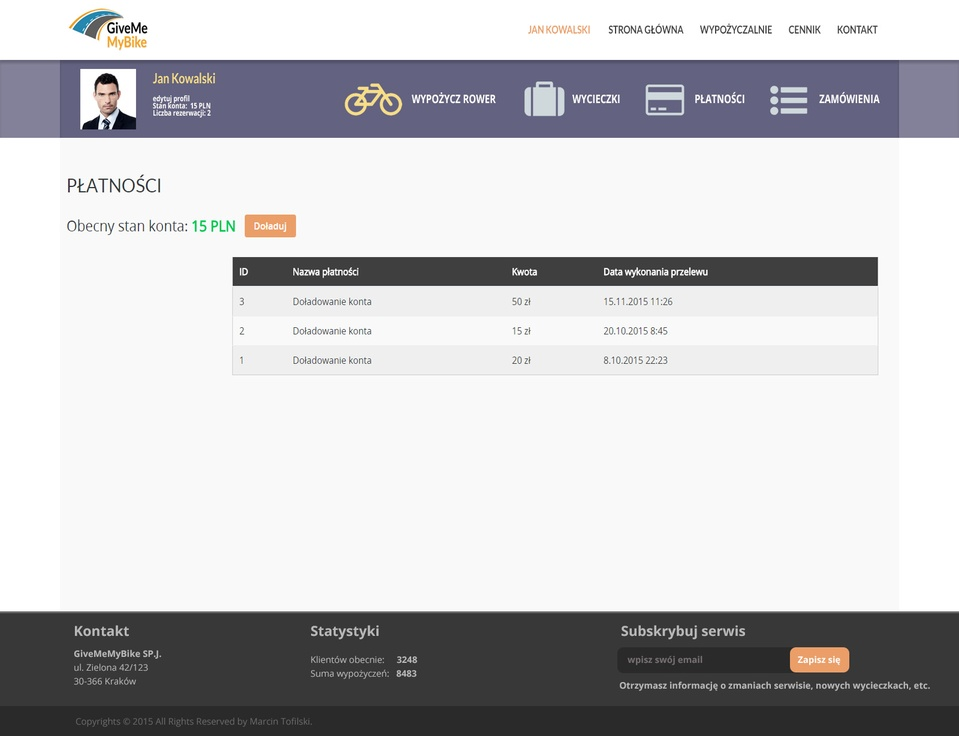
//> input picture GiveMeMybike/src/Projekt3/gmmb_client_payments.jpg, 959 x 736 px, shrunk from 1600 x 1228 before the run
$ ./1481756506_main ../../../../GiveMeMybike/src/Projekt3/gmmb_client_payments.jpg   (built with g++ and OpenCV 4)
//> lines starting //> are read from the running program, lines starting //| are printed output that depends on the picture; after the words box and inside, x2 and y2 are one past the last pixel; in counts of white or black regions, pixels touching at a corner belong together
### OCR/CountMoment/CountMoment/Recognition.h
#pragma once

/* library OpenCV */
#include <opencv2/imgproc/imgproc.hpp>
#include <opencv2/core/core.hpp>
#include <opencv2/highgui/highgui.hpp>

/* library VS */
#include <iostream>
#include <fstream>
#include <stdlib.h>
#include <stdio.h>
#include <vector>
#include <string>

/* My Class */
#include "Windows.h";

using namespace std;

// [7 lines left out: function itos, not called in this run]

class CRecognition {

	cv::Mat image;
	vector<cv::Mat> images;

public:

	CRecognition(cv::Mat image) : image(image) {};
	CRecognition(vector<cv::Mat> images) : images(images) {};
	~CRecognition() { image.release(); for (int i = 0; i < images.size(); i++) images[i].release(); images.clear(); };

	void createFileOfMoments(string fileName) {

		int*	label	= new int[images.size() * 5];
		float** data	= new float*[images.size()];

		int c = 0;
		for (int i = 0; i < 5; i++) {
			for(int j = 1; j < 6; j++){
				label[c] = sToi(fileName.substr(j, 1));
				c++;
			}
		}
		for (int i = 0; i < images.size(); i++) data[i] = countMoment(images[i]);
		for (int i = 0; i < images.size(); i++) imwrite("digit\\" + itos(label[i]) + "_" + itos(i) + ".jpg", images[i]);
		CWindows::addVectorToFile(label, data, "NF.txt", images.size(), 31, 0);
	}

	// [24 lines left out: function result, not called in this run]

private:

	int sToi(string s) {
		int i;
		istringstream iss(s);
		iss >> i;
		//cout << s << "->" << i << endl;
		return i;
	}

	// [125 lines left out: functions GenerationSkryptLibsvm, countMoment, not called in this run]

};

### OCR/CountMoment/CountMoment/PreProcessing.h
#pragma once

/* library OpenCV */
#include <opencv2/imgproc/imgproc.hpp>
#include <opencv2/core/core.hpp>
#include <opencv2/highgui/highgui.hpp>

/* library VS */
#include <iostream>
#include <fstream>
#include <stdlib.h>
#include <stdio.h>

/* My Class */

using namespace std;

class CPreProcessing {

	cv::Mat image;

public:

	CPreProcessing(cv::Mat image) : image(image) {};
	~CPreProcessing() { image.release(); };

	// [69 lines left out: functions SegmentationMaxSize, itos, szkielet, not called in this run]

	void preProcessing(cv::Mat image) {

		cv::Mat tmp = image.clone();
		cv::Mat imageSign = tmp.clone();

		//CPreProcessing::dilate(imageSign, 2, 2);
		//imshow("Z", imageSign);
		//cv::waitKey();
		int size = 5;
		GaussianBlur(imageSign.clone(), imageSign, cv::Size(size, size), 0, 0);

		//Binary
		//threshold(tmp, imageSign, ui.HSBinaryKernel3->value(), 255, ui.HSBinaryElement3->value());
		CPreProcessing::toBinary(imageSign, 200, 0, 0, 0, 0);

		CPreProcessing::removeBlackBackground(imageSign);
		//Change angle
		//CPreProcessing::autoRotate(imageSign, 0);

		//Erode || Dilate
		//CPreProcessing::dilate(imageSign, ui.HSErodeElement3->value(), ui.HSErodeKernel3->value());
		image.release();
		this->image = imageSign.clone();
		imageSign.release();
	}

	// [28 lines left out: function preProcessing2, not called in this run]

	vector<cv::Mat> findSign(cv::Mat image) {

		vector<cv::Mat> vImageSignCell;

		int LIMIT_VALUE_LIGHT_BIT = 170;
		cv::Mat tmp;
		vImageSignCell.clear();

		int cols = image.cols;
		int rows = image.rows;

		int cutStart = 0, cutEnd = 0;	//information about level cutting
		int fromCut = 0, toCut = 0;	//save position column

		int size = 45;
		string help;
		int sum = 0;
		int nImage = 0;

		for (int y = 0; y < cols - 1; y++) {
			sum = CPreProcessing::advCol(image, y, 5);

			if (LIMIT_VALUE_LIGHT_BIT <= sum) {

				if (cutStart == 0) fromCut = y;
				if (cutStart == 1 && cutEnd == 0) { toCut = y; cutEnd = 1; }
				if (cutStart == 1 && cutEnd == 1) {

					nImage++;
					if (nImage != 3) {

						tmp = image.clone();
						CPreProcessing::cutImage(tmp, fromCut, 0, tmp.cols - toCut, 0);
						CPreProcessing::cutImage(tmp, (tmp.cols / 2) - size, (tmp.rows / 2) - size, (tmp.cols / 2) - size, (tmp.rows / 2) - size);
						CPreProcessing::getCenterWeightImage(tmp);
						SegmentationMaxSize(tmp);
						//szkielet(tmp);
						tmp = CPreProcessing::changeSize(tmp, 65, 65);
						CPreProcessing::getCenterWeightImage(tmp);

						vImageSignCell.push_back(tmp);
						string name = "digits\\" + itos(vImageSignCell.size()) + ".jpg";
						cv::imwrite(name, tmp);
						tmp.release();
					}
					cutStart = toCut = cutEnd = 0;
					fromCut = y;
				}
			}
			else {
				if (cutStart == 0) cutStart = 1;
			}
		}
		return vImageSignCell;
	}

	// [60 lines left out: function findSign2, not called in this run]

private:
#pragma region static methods

	static int sumRow(cv::Mat image, int row, int NUMBER_MARGIN_MISSTAKE) {

		int sum = 0;
		for (int y = row; y < image.rows && y < row + NUMBER_MARGIN_MISSTAKE; y++) {
			for (int x = 0; x < image.cols; x++) {
				sum += image.at<uchar>(y, x);
			}
		}
		return sum;
	}

	static int sumColumn(cv::Mat image, int col, int NUMBER_MARGIN_MISSTAKE) {

		int sum = 0;
		for (int x = col; x < image.cols && x < col + NUMBER_MARGIN_MISSTAKE; x++) {
			for (int y = 0; y < image.rows; y++) {
				sum += image.at<uchar>(y, x);
			}
		}
		return sum;
	}

	static double advRow(cv::Mat image, int row, int NUMBER_MARGIN_MISSTAKE) { return (sumRow(image, row, NUMBER_MARGIN_MISSTAKE) / (image.rows)); }

	static double advCol(cv::Mat image, int col, int NUMBER_MARGIN_MISSTAKE) { return (sumColumn(image, col, NUMBER_MARGIN_MISSTAKE) / (image.cols)); }

	// [74 lines left out: functions getSkipLValue, getSkipTValue, rotate, changeContrasOrBrightness, dilate, erode, not called in this run]

	static void cutImage(cv::Mat& image, int cutLeft = 20, int cutTop = 5, int cutRight = 2, int cutBottom = 5) {

		const int rows = image.rows;
		const int cols = image.cols;
		cutLeft		< 0 ? cutLeft = 0 : cutLeft = cutLeft;
		cutTop		< 0 ? cutTop = 0 : cutTop = cutTop;
		cutRight	< 0 ? cutRight = 0 : cutRight = cutRight;
		cutBottom	< 0 ? cutBottom = 0 : cutBottom = cutBottom;

		image = image(cv::Rect(cutLeft, cutTop, cols - cutLeft - cutRight, rows - cutTop - cutBottom));
	}


	// [16 lines left out: function changeSize, not called in this run]

	static void toBinary(cv::Mat& image, int margin, int skipL = 50, int skipT = 50, int skipR = 50, int skipB = 50) {

		int rows = image.rows;
		int cols = image.cols;
		for (int y = skipT; y < rows - skipB; y++) {
			for (int x = skipL; x < cols - skipR; x++) {
				if (image.at<uchar>(y, x) < margin)
					image.at<uchar>(y, x) = 255;
				else	image.at<uchar>(y, x) = 0;
				//cout << y << " " << x << endl;
			}
		}
	}

	static void removeBlackBackground(cv::Mat& image) {

		int margin = 5;
		//up
		int up = 0;
		while (margin > advRow(image, up, 1) && image.rows / 4 > up) up++;

		//bottom
		int bottom = 0;
		while (margin > advRow(image, image.rows - bottom - 1, 1) && image.rows / 4 > up) bottom++;

		cutImage(image, 0, up, 0, bottom);

		//right
		int right = 0;
		while (margin > advCol(image, image.cols - right - 1, 1) && image.cols / 4 > right) right++;

		//left
		int left = 0;
		while (margin > advCol(image, left, 1) && image.cols / 4 > left) left++;

		cutImage(image, left, 0, right, 0);
	}

	// [74 lines left out: functions removeBlackBackground2, getCenterWeightImage, getXCenterWeight, getYCenterWeight, autoRotate, not called in this run]

#pragma endregion

public:
	cv::Mat getImage() { return image; }
};

### OCR/CountMoment/.localhistory/CountMoment/1481756506$main.cpp
/* library OpenCV */
#include <opencv2/imgproc/imgproc.hpp>
#include <opencv2/core/core.hpp>
#include <opencv2/highgui/highgui.hpp>

/* library VS */
#include <iostream>
#include <fstream>
#include <stdlib.h>
#include <stdio.h>

/* My Class */
#include "PreProcessing.h"
#include "Recognition.h"

using namespace std;

int main(int argc, char ** argv) {

	//vector<string> images = CWindows::getListFileFrom("digits\\");
	vector<cv::Mat> tmp;
	vector<cv::Mat> result;

	CPreProcessing* pp;
	CRecognition* r;
	cv::Mat image;

	for (int i = 1; i < argc; i++) {
		cout << string(argv[i]) << endl;
		image = cv::imread(string(argv[i]), 0);
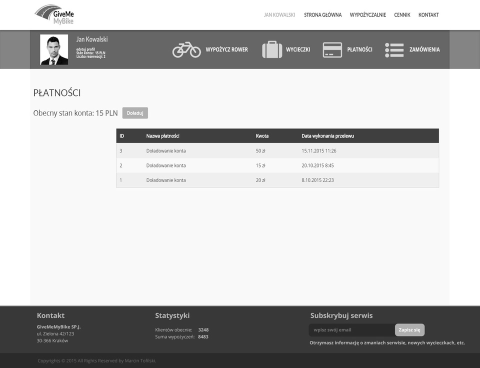
//> image: 736 rows x 959 cols, CV_8UC1 (shown at 1/2 size); min 0, max 255, mean 197.2
		if (image.empty()) {
			cout << "ERROR!!! Zla sciezka do pliku !!!ERROR\n";
			cin >> argc;
			return 1;
		}
		pp = new CPreProcessing(image);
		pp->preProcessing(image);
//> in preProcessing, `GaussianBlur(imageSign.clone(), imageSign, cv::Size(size, size), 0, 0);`:
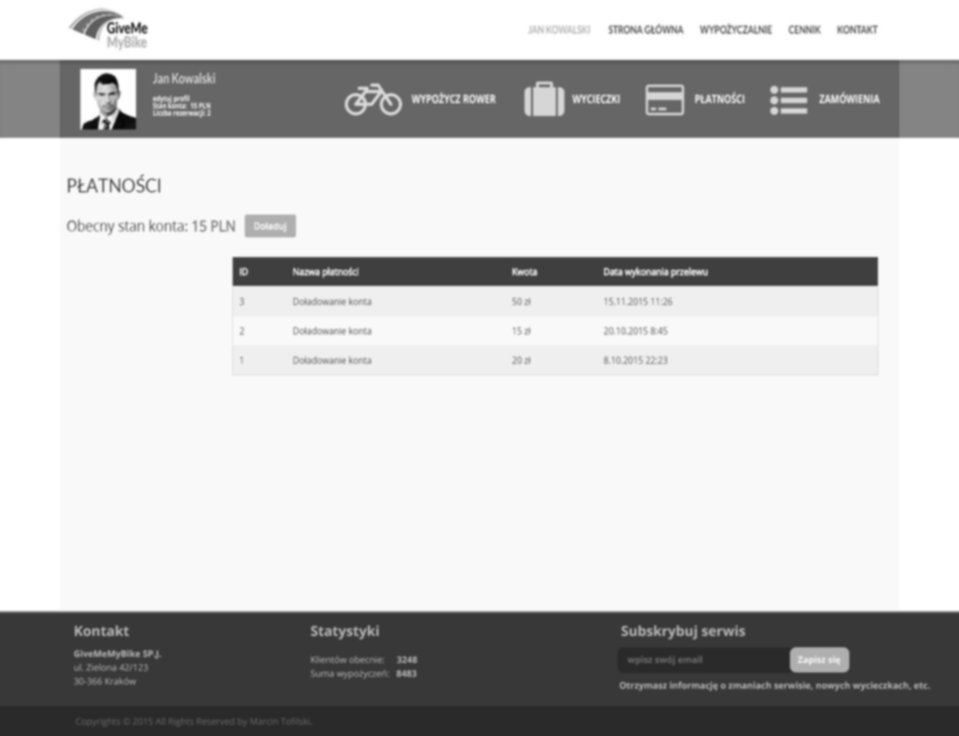
//> imageSign: 736 rows x 959 cols, CV_8UC1; 14.88% of pixels changed, all inside (x1, y1, x2, y2) = (0, 0, 959, 730)
//> after the loop in toBinary, `for (int y = skipT; y < rows - skipB; y++)`:
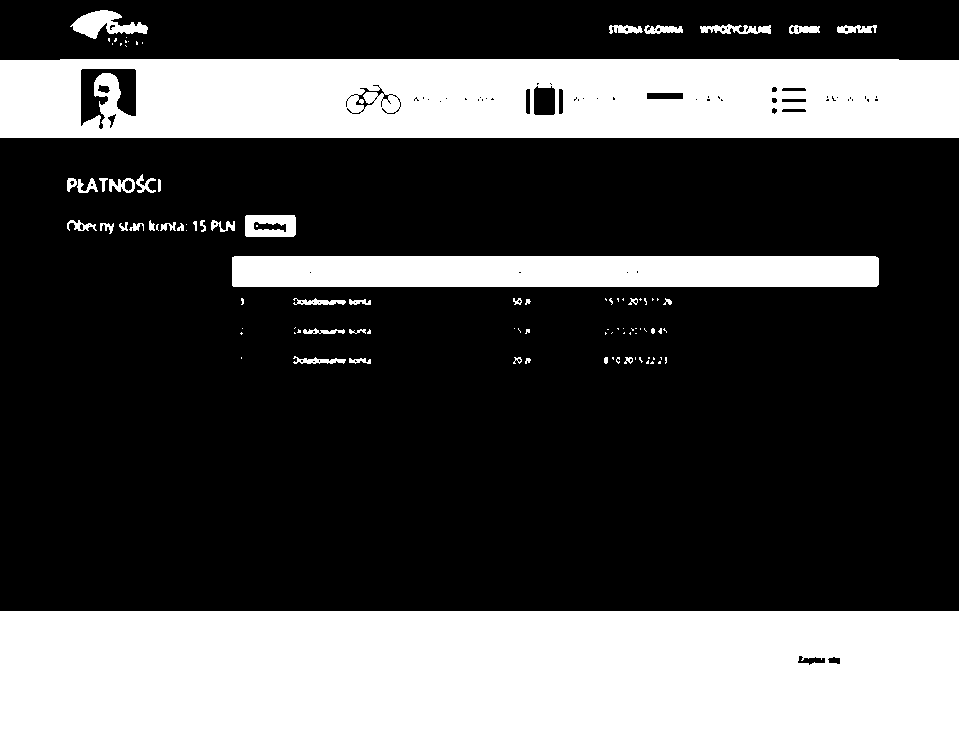
//> image: 736 rows x 959 cols, CV_8UC1; 30.9% white; 99 white regions (58 under 20 px), largest, box (x1, y1, x2, y2) and area: (0, 611, 959, 736) 119680, (0, 59, 959, 138) 72094, (232, 256, 879, 287) 20041
//> the loop in removeBlackBackground, `while (margin > advRow(image, up, 1) && image.rows / 4 > up) up++;` made 11 passes
//> after the loop in removeBlackBackground, `while (margin > advRow(image, up, 1) && image.rows / 4 > up) up++;`: up = 11
//> after the loop in removeBlackBackground, `while (margin > advRow(image, image.rows - bottom - 1, 1) && image.row..`: bottom = 0
//> in cutImage, `image = image(cv::Rect(cutLeft, cutTop, cols - cutLeft - cutRight, row..`:
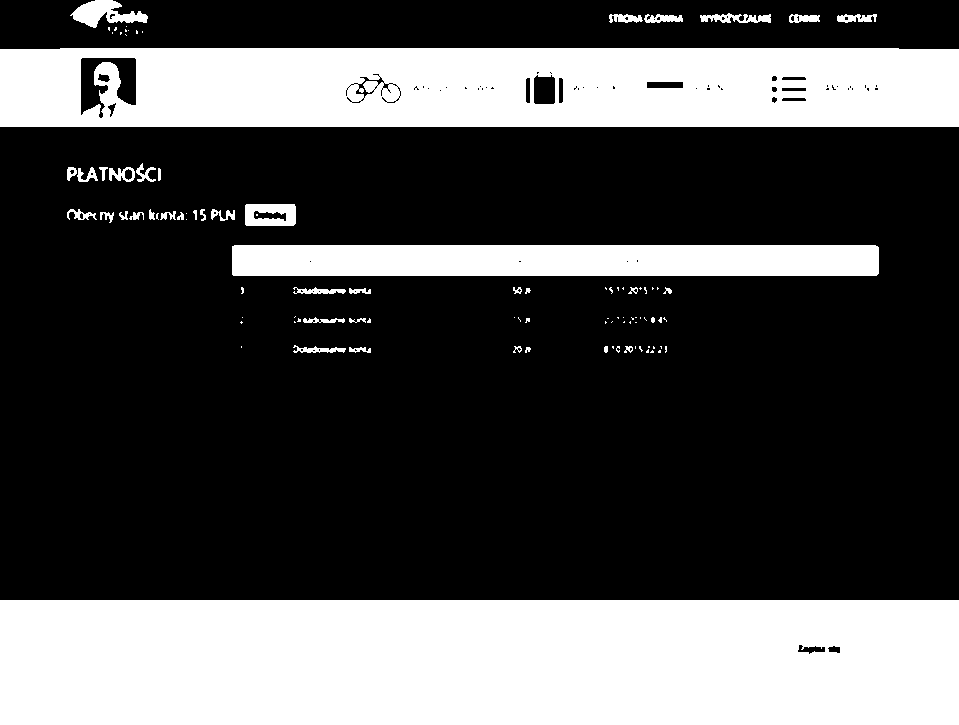
//> image: 725 rows x 959 cols, CV_8UC1; 31.4% white; 99 white regions (58 under 20 px), largest, box (x1, y1, x2, y2) and area: (0, 600, 959, 725) 119680, (0, 48, 959, 127) 72094, (232, 245, 879, 276) 20041

		tmp = pp->findSign(pp->getImage());
//> the loop in findSign, `for (int y = 0; y < cols - 1; y++)` made 958 passes
//> after the loop in findSign, `for (int y = 0; y < cols - 1; y++)`: fromCut = 955; toCut = 0; cutStart = 1
		result.clear();
		for each(cv::Mat varr in tmp)
			result.push_back(varr.clone());
//> this loop made 0 passes

		r = new CRecognition(result);

		r->createFileOfMoments(string(argv[i]));
//> (in createFileOfMoments, `CWindows::addVectorToFile(label, data, "NF.txt", images.size(), 31, 0);` was passed over: CWindows is not available in this run)

	}
}
